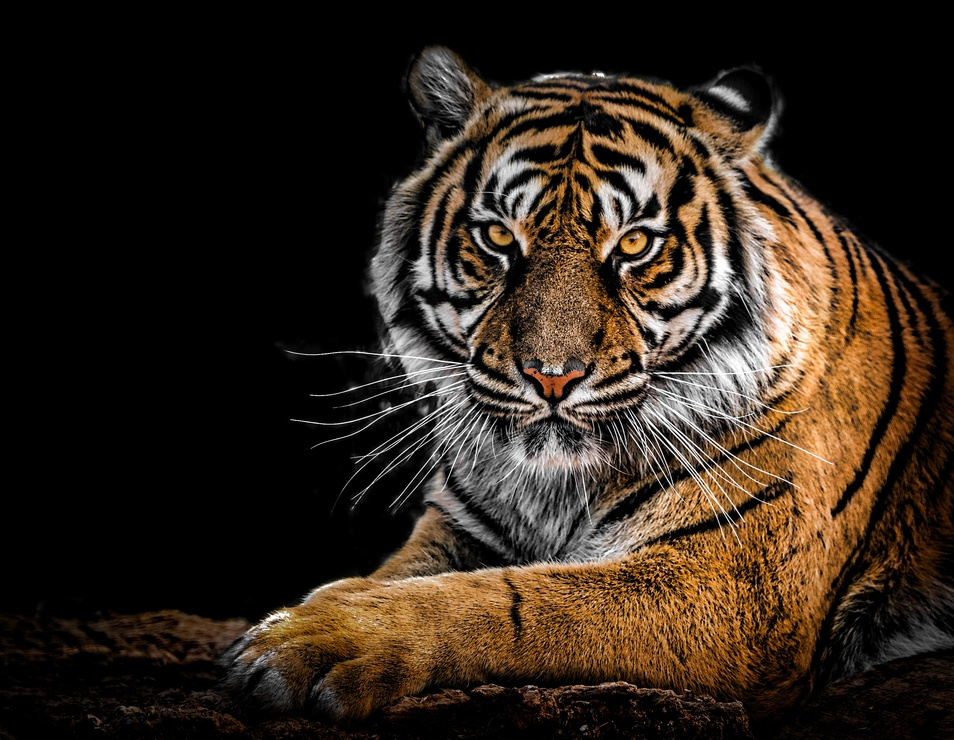
#> input picture tiger.jpg, 954 x 740 px, shrunk from 3047 x 2362 before the run, found by its file name
$ python 'import cv2.py'
#> lines starting #> are read from the running program, lines starting #| are printed output that depends on the picture; after the words box and inside, x2 and y2 are one past the last pixel; in counts of white or black regions, pixels touching at a corner belong together
import cv2
import matplotlib.pyplot as plt

#Opens/reads image
img = cv2.imread('Tiger.jpg')
#> img is the input picture: shape (740, 954, 3); mean B, G, R 28.2, 38.9, 50.6

#Converts image to grayscale
gray = cv2.cvtColor(img, cv2.COLOR_BGR2GRAY)
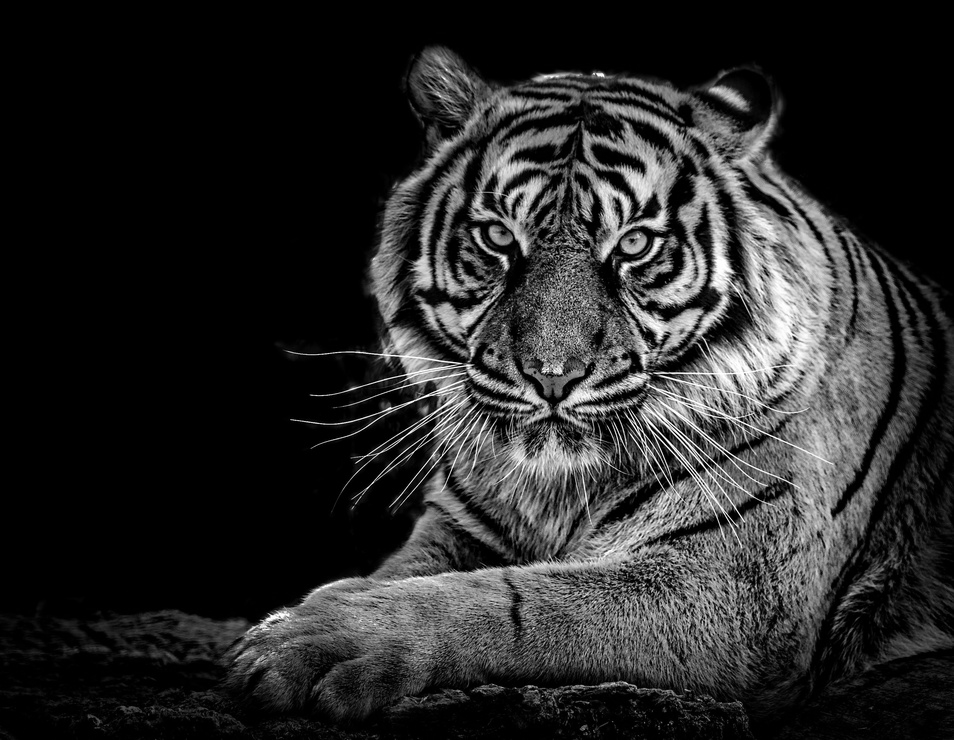
#> gray: shape (740, 954); min 0, max 255, mean 41.2

#Thresholds the image
ret, thresh = cv2.threshold(gray, 127, 255, cv2.THRESH_BINARY)
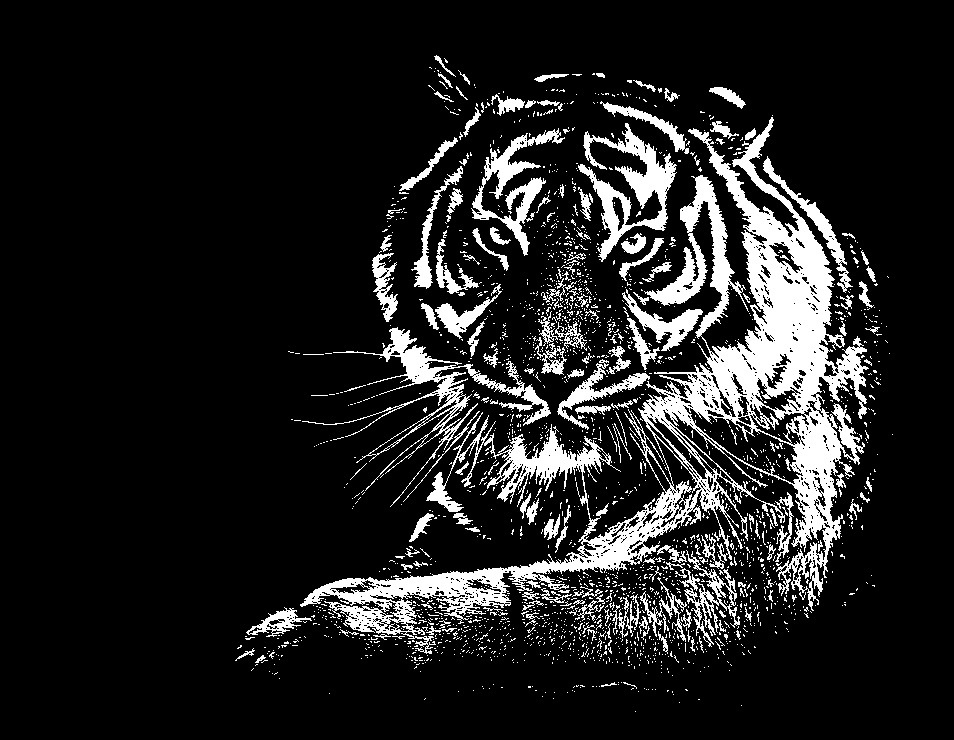
#> thresh: shape (740, 954); 13% white; 2245 white regions (2071 under 20 px)

#Generates contours
contours, hierarchy = cv2.findContours(thresh, cv2.RETR_TREE, cv2.CHAIN_APPROX_SIMPLE)
#> contours = 3776 contours, 3540 with area under 20; largest, box (x1, y1, x2, y2) and area: (300, 117, 869, 654) 56917, (578, 123, 677, 262) 4032, (302, 327, 551, 507) 4000, (683, 405, 804, 485) 3202, (471, 128, 565, 256) 2443

#Puts contours and points in array
pointCords = []
for contour in contours:
    for point in contour:
        x, y = point[0]
        pointCords.append((x, y))
#> this loop made 3776 passes
#> contour on passes 1 to 3: [[635, 711]], [[741, 705]], [[679, 702]]
#> after the loop, pointCords = 36923 items

#Plots points/contours
fig, ax = plt.subplots()
for contour in contours:
    ax.plot(contour[:, 0, 0], contour[:, 0, 1], linewidth=2)
plt.show()
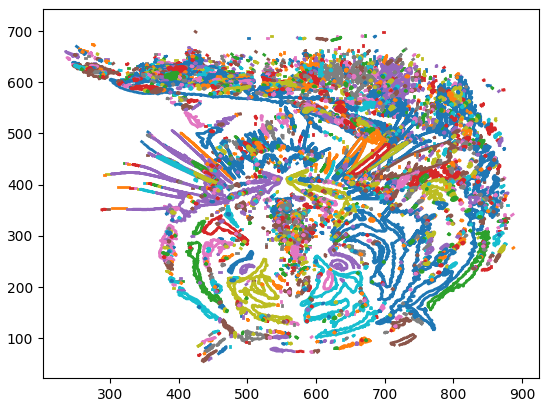
#> figure drawn by matplotlib, 1 panel
